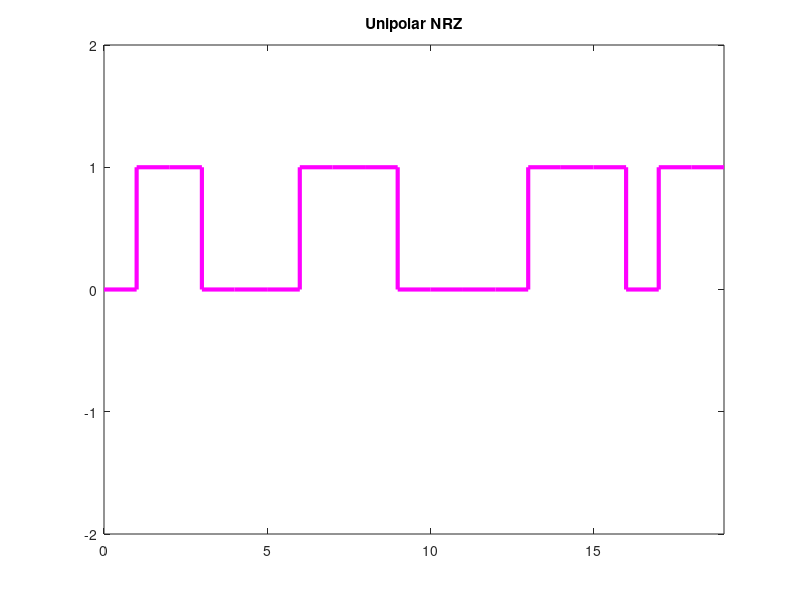

Source code (MATLAB):
m = [0 1 1 0 0 0 1 1 1 0 0 0 0 1 1 1 0 1 1];
n = length(m);
x = [];
y = [];

for i=1:n
    x=[x i-1 i];
    if(m(i)==0)
        y=[y 0 0];
    else
        y=[y 1 1];
    end
end

plot(x, y, 'm', 'LineWidth', 3),axis([0, n, -2, 2]);
title('Unipolar NRZ');

print ('Exp8_Unipolar_NRZ','-dpdf','-fillpage');
